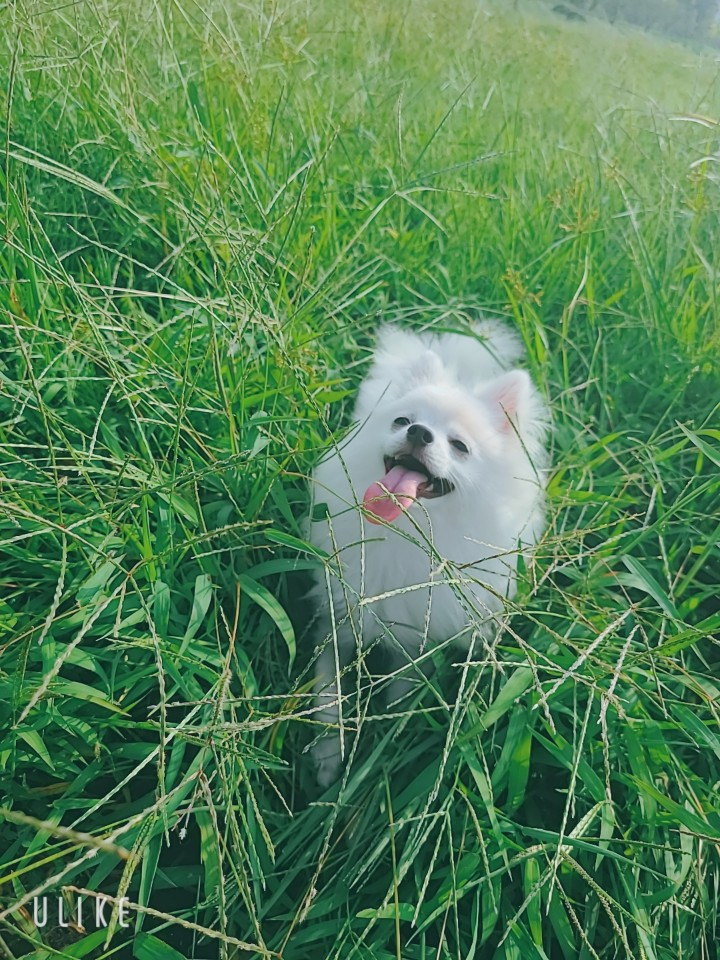
#> input picture workspace_python/HelloPython/day13/image/ato.jpg, 720 x 960 px
$ python Mycv02.py
#> lines starting #> are read from the running program, lines starting #| are printed output that depends on the picture
import cv2

#이미지 색 변경(numpy구조)
image = cv2.imread("image/ato.jpg",1 )
#> image is the input picture: shape (960, 720, 3); mean B, G, R 85.2, 130, 83.8
image_gray = cv2.cvtColor(image,cv2.COLOR_BGR2GRAY)
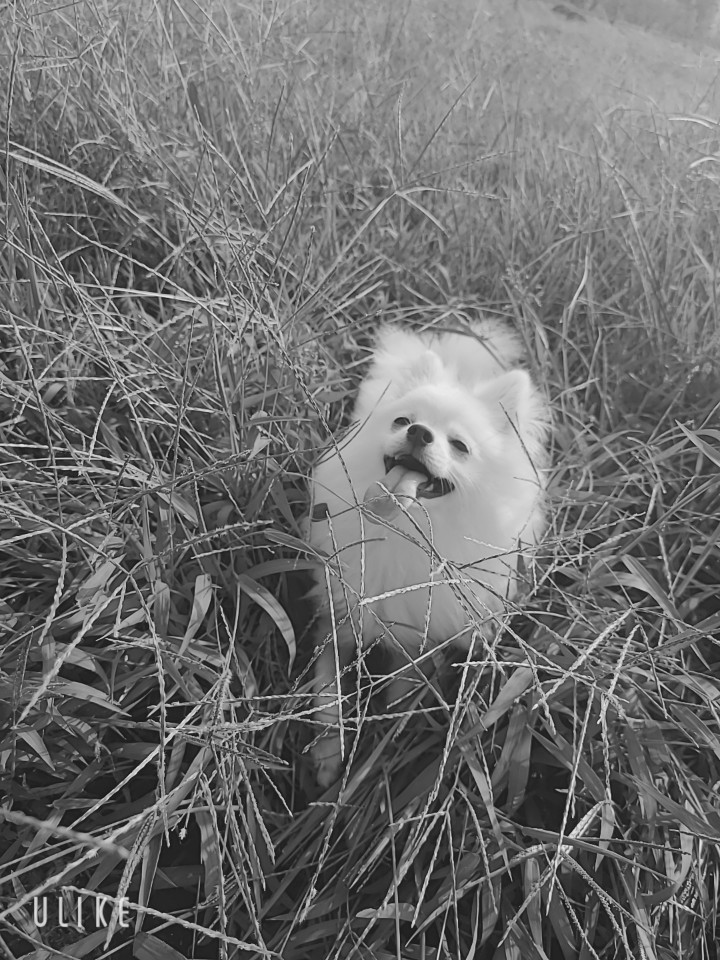
#> image_gray: shape (960, 720); min 14, max 238, mean 111.1
print(image_gray)
#> (printed output is left out)

cv2.imshow("test", image_gray)
cv2.waitKey(0)
cv2.destroyAllWindows()

$ run again, with workspace_python/HelloPython/day13/image/KakaoTalk_20210325_113630664_06.jpg copied over workspace_python/HelloPython/day13/image/ato.jpg
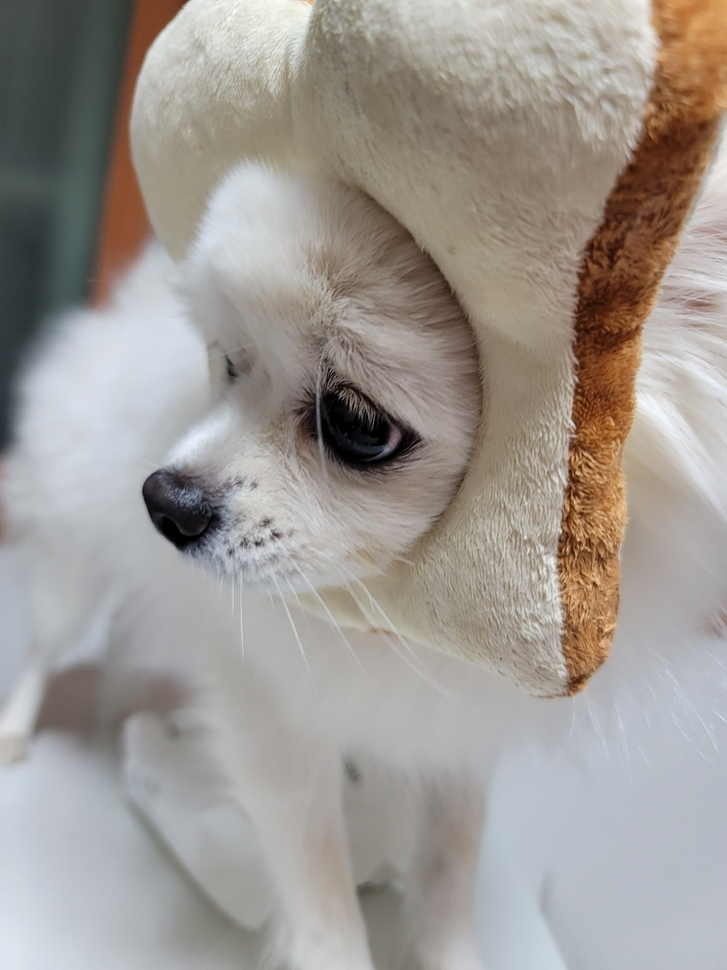
#> input picture workspace_python/HelloPython/day13/image/KakaoTalk_20210325_113630664_06.jpg, 727 x 970 px, shrunk from 3000 x 4000 before the run
#> image is the input picture: shape (970, 727, 3); mean B, G, R 147, 152.6, 158
#> `image_gray = cv2.cvtColor(image,cv2.COLOR_BGR2GRAY)`:
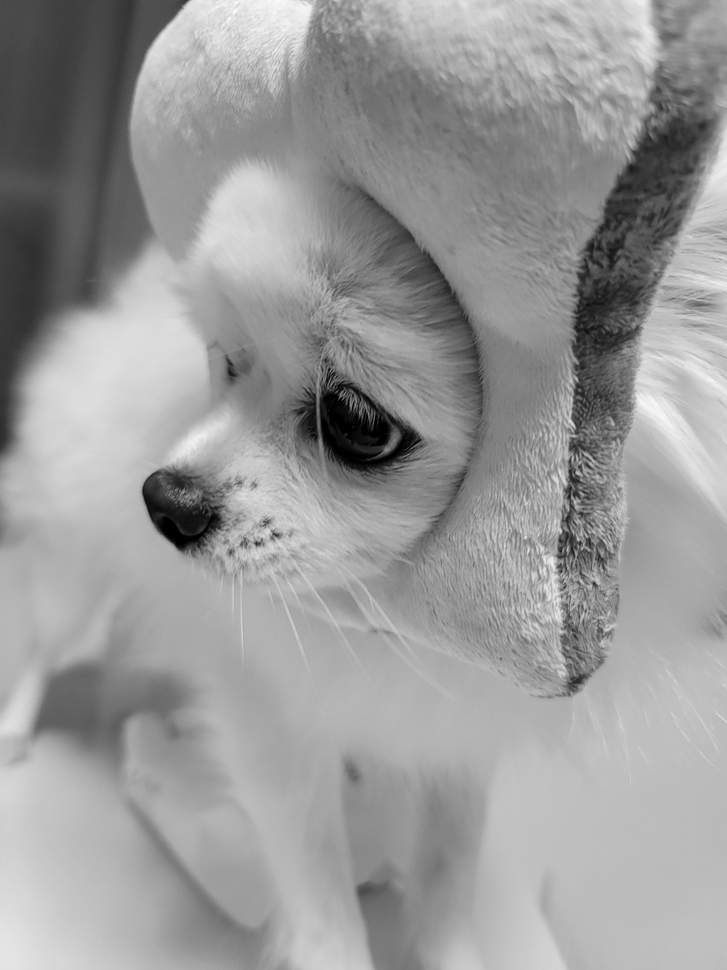
#> image_gray: shape (970, 727); min 0, max 253, mean 153.5
#> (printed output is left out)
